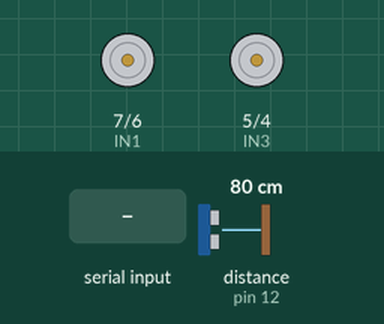
Simulated run of this sketch. Board: Arduino Uno, built with avr-gcc and run on an emulated ATmega328P. Shown: motor-driver pin pairs drawn as motors (green arrow = first pin HIGH = forward, orange = second pin HIGH = backward, longer = more drive, scaled by the enable pin). The test bench sets the inputs (shaded band); at power-on: distance to the obstacle (sensor on pin 12) 80 cm. The echo pulse lasts 58.3 µs per cm.

Above: at 1.2 s.
1.3 s: "F" received over Serial
At 2.5 s:
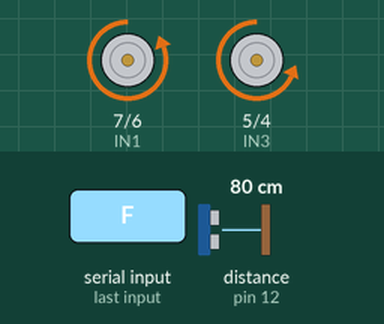
2.8 s: "B" received over Serial
At 3.7 s:
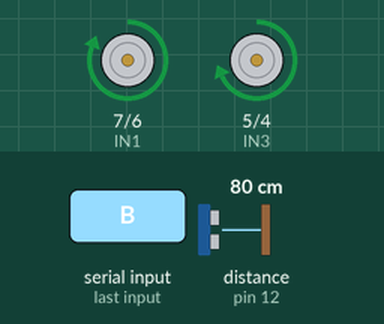
4.3 s: "L" received over Serial
At 4.8 s:
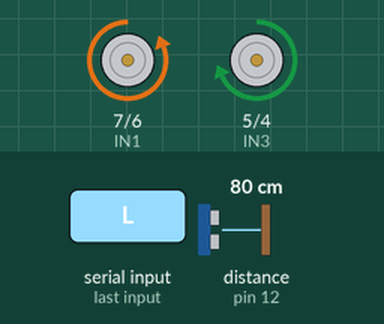
5.8 s: "R" received over Serial
At 7.0 s:
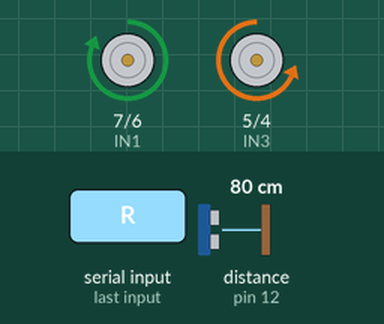
7.3 s: "S" received over Serial
At 8.3 s:
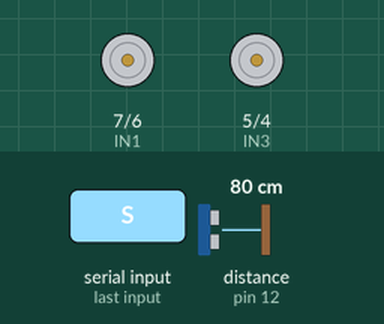
8.8 s: "X" received over Serial
At 9.7 s:
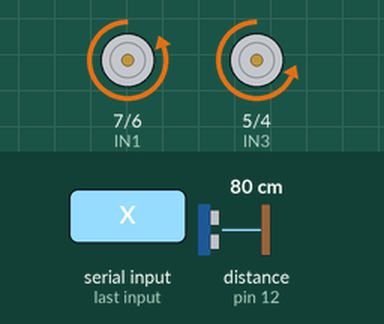
Timing chart, 0 to 11.3 s (numbered marks = the images above; inputs shaded):
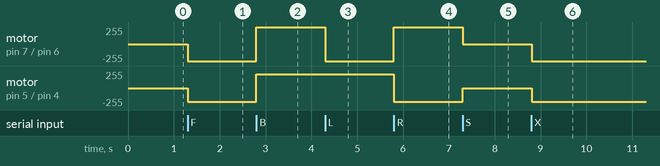

The sketch:

phone_car.ino
```cpp
/* define section */

//Motor driver setup L298N
const int IN1 = 7; //connect IN1 in the motor driver to pin number 7 in arduino
const int IN2 = 6; //connect IN2 in the motor driver to pin number 6 in arduino
const int IN3 = 5; //connect IN3 in the motor driver to pin number 5 in arduino
const int IN4 = 4; //connect IN4 in the motor driver to pin number 4 in arduino

/* this will allow you to control the speed of the motors */

const int ENA = 9; //connect IN1 in the motor driver to pin number 9 in arduino
const int ENB = 3; //connect IN1 in the motor driver to pin number 3 in arduino

//***************************************************************************//

int command = 0;// int to store the data that we will receive from the bluetooth

/* define the pins for the ultrasonic sensor */

int trig = 11; /* connect trigger pin of Ultrasonic to pin number 11 */
int echo = 12; /* connect echo pin of Ultrasonic to pin number 12 */

/* void setup section we are going to setup our pins to input or output */

void setup() {
  Serial.begin(9600); // opens serial port, sets data rate to 9600 bps

  // set motor driver`s pins to output
  pinMode (IN1, OUTPUT);
  pinMode (IN2, OUTPUT);
  pinMode (IN3, OUTPUT);
  pinMode (IN4, OUTPUT);
  pinMode (ENA, OUTPUT);
  pinMode (ENB, OUTPUT);
//set trig pin as output and the echo pin as input for the ultrasonic sesor
  pinMode(trig, OUTPUT);
pinMode(echo, INPUT);
}

/*void loop section we are going to write our main program here*/

void loop()
{


  if (Serial.available() > 0) //check if the arduino is receiving data or not
{
  command=Serial.read(); //set command integer value sama as the value that we will receive from the bluetooth NOT(we are going to send characters from 0 to 5 and each character will do a different job.

}
if (command == 'F')//if we receive a character 0 then both motors will move forward

  {
    // by setting IN1 and IN3 HIGH and IN2 and IN4 LOW both motors will move forward accoring to my connections and ENA and ENB to control the speed from 0 to 250 and this same as the following characters
    digitalWrite(IN1, LOW);
    digitalWrite(IN2, HIGH);
    digitalWrite(IN3, LOW);
    digitalWrite(IN4, HIGH);
    analogWrite(ENA, 2000);
    analogWrite(ENB, 2000);
command=0; //set command value back to 0
  }
else if(command == 'B') // moving backward
  {
    digitalWrite(IN1, HIGH);
    digitalWrite(IN2, LOW);
    digitalWrite(IN3, HIGH);
    digitalWrite(IN4, LOW);
    analogWrite(ENA, 2000);
    analogWrite(ENB, 2000);

    command=0; //set command value back to 0
  }
 else if (command == 'L') //moving left
 {
    digitalWrite(IN1, LOW);
    digitalWrite(IN2, HIGH);
    digitalWrite(IN3, HIGH);
    digitalWrite(IN4, LOW);
    analogWrite(ENA, 2000);
    analogWrite(ENB, 2000);
      command=0; //set command value back to 0
  }
else if (command == 'R') //moving right
{
    digitalWrite(IN1, HIGH);
    digitalWrite(IN2, LOW);
    digitalWrite(IN3, LOW);
    digitalWrite(IN4, HIGH);
    analogWrite(ENA, 2000);
    analogWrite(ENB, 2000);
      command=0; //set command value back to 0
  }
else if (command == 'S') //stop the motors
{
    digitalWrite(IN1, HIGH);
    digitalWrite(IN2, HIGH);
    digitalWrite(IN3, HIGH);
    digitalWrite(IN4, HIGH);
      command=0; //set command value back to 0
  }
else if (command == 'X')
{


long du = 0, ds = 0; // Transmitting pulse
digitalWrite(trig, LOW); //set trig pin to high
delayMicroseconds(10); //wait 2MS
digitalWrite(trig, HIGH); //set trig pin to high to send pulse
delayMicroseconds(10); //wait 10MS
digitalWrite(trig, LOW);// Waiting for pulse
du = pulseIn(echo, HIGH);// check for the pulse
ds = du*0.034/2 ;// Calculating distance

//move the motors forward

    digitalWrite(IN1, LOW);
    digitalWrite(IN2, HIGH);
    digitalWrite(IN3, LOW);
    digitalWrite(IN4, HIGH);
    analogWrite(ENA, 2000);
    analogWrite(ENB, 2000);

if (ds<=10) //if the space betwen the robot and the object less than 10 or 10 then turn right until the robot gets a space more than 10
{
    analogWrite(ENA, 2000);
    analogWrite(ENB, 2000);
    digitalWrite(IN1, HIGH);
    digitalWrite(IN2, LOW);
    digitalWrite(IN3, HIGH);
    digitalWrite(IN4, LOW);
    delay(1000);
    analogWrite(ENA, 2000);
    analogWrite(ENB, 2000);
    digitalWrite(IN1, LOW);
    digitalWrite(IN2, HIGH);
    digitalWrite(IN3, HIGH);
    digitalWrite(IN4, LOW);
   delay(1000);
}
command='x'; //here we will let the robot do the same job untill the we press stop bottom from mobile or press any bottom so we control it manualy
}


}
```

Measured:
- after the input at 1.3 s, motor on pin 7 (IN1) / pin 6 (IN2): stopped → backward 255/255 at once; motor on pin 5 (IN3) / pin 4 (IN4): stopped → backward 208/255 at once
- after the input at 2.8 s, motor on pin 7 (IN1) / pin 6 (IN2): backward 255/255 → forward 255/255 at once; motor on pin 5 (IN3) / pin 4 (IN4): backward 208/255 → forward 208/255 at once
- after the input at 4.3 s, motor on pin 7 (IN1) / pin 6 (IN2): forward 255/255 → backward 255/255 at once
- after the input at 5.8 s, motor on pin 7 (IN1) / pin 6 (IN2): backward 255/255 → forward 255/255 at once; motor on pin 5 (IN3) / pin 4 (IN4): forward 208/255 → backward 208/255 at once
- after the input at 7.3 s, motor on pin 7 (IN1) / pin 6 (IN2): forward 255/255 → stopped at once; motor on pin 5 (IN3) / pin 4 (IN4): backward 208/255 → stopped at once
- after the input at 8.8 s, motor on pin 7 (IN1) / pin 6 (IN2): stopped → backward 255/255 at once; motor on pin 5 (IN3) / pin 4 (IN4): stopped → backward 208/255 at once
